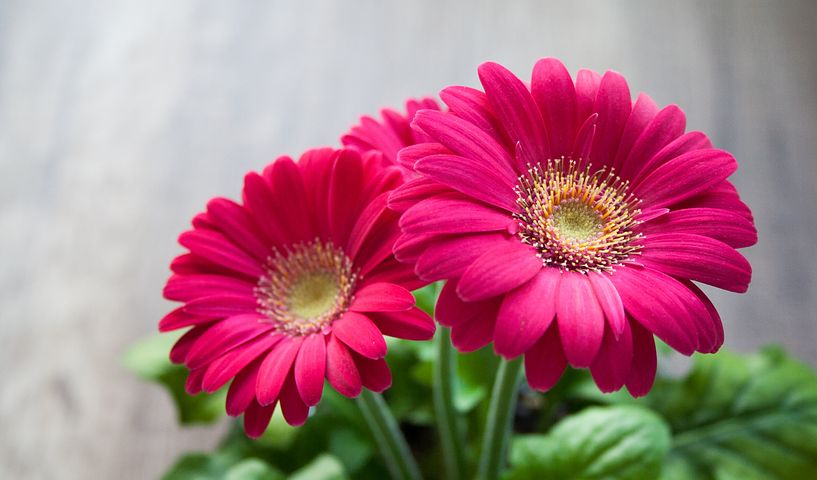
#> input picture data/flowers.png, 817 x 480 px
$ jupyter execute seconed_imge_preprocess.ipynb
#> lines starting #> are read from the running program, lines starting #| are printed output that depends on the picture
[cell 1]
import numpy as numpy
from  skimage.io import imread
import matplotlib.pyplot as plt
import skimage

[cell 2]
skimage.__version__

[cell 3]
img_flower=imread("./data/flowers.png")
#> img_flower is the input picture: shape (480, 817, 3); mean R, G, B 171, 118.4, 130.3

[cell 4]
plt.matshow(img_flower)
# مثل مو ملاحظين الصورةبتطاع مباشرة بنفس اللون بسبب انه
#functionality in skimge like matplot show the imge with original color without do slicing
#skimge direct acsses RGB

[cell 5]
#convert to BGR with slice
plt.matshow(img_flower[:,:,::-1],cmap='grey')
#no change with color when using cmap because the functionality of skimg lib
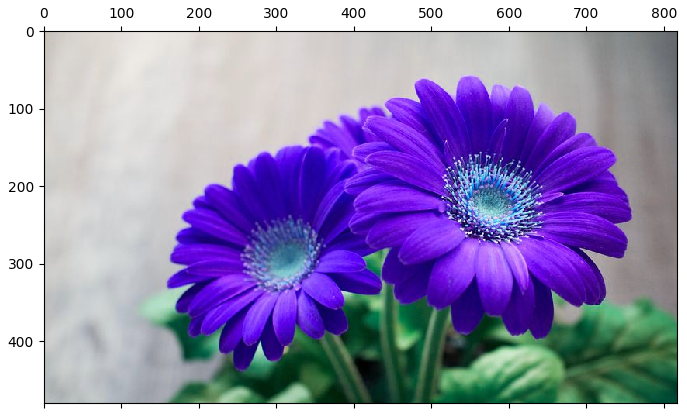
#> figure drawn by matplotlib, 1 panel; B, G, R data is drawn as R, G, B

[cell 6]
img_flower.shape
#> Out = (480, 817, 3)

[cell 7]
img_flower

[cell 8]
img_flower.max(),img_flower.min()
#> Out = (255, 0)


$ run again, with data/bean.png copied over data/flowers.png
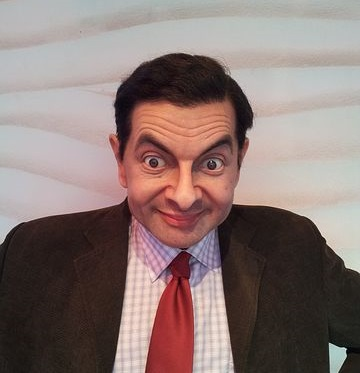
#> input picture data/bean.png, 360 x 373 px
#> img_flower is the input picture: shape (373, 360, 3); mean R, G, B 137.8, 119.3, 115.9
#> `[cell 5] #convert to BGR with slice plt.matshow(img_flower[:,:,::-1],c..`:
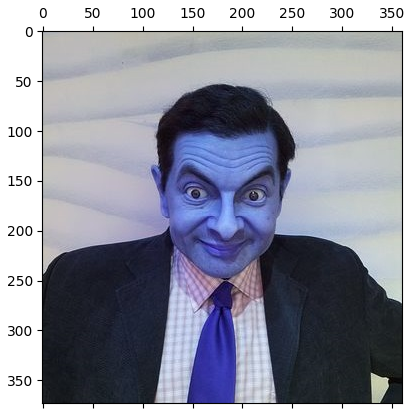
#> figure drawn by matplotlib, 1 panel; B, G, R data is drawn as R, G, B
#> `img_flower.max(),img_flower.min()`: Out = (255, 0)

$ run again, with data/bird.png copied over data/flowers.png
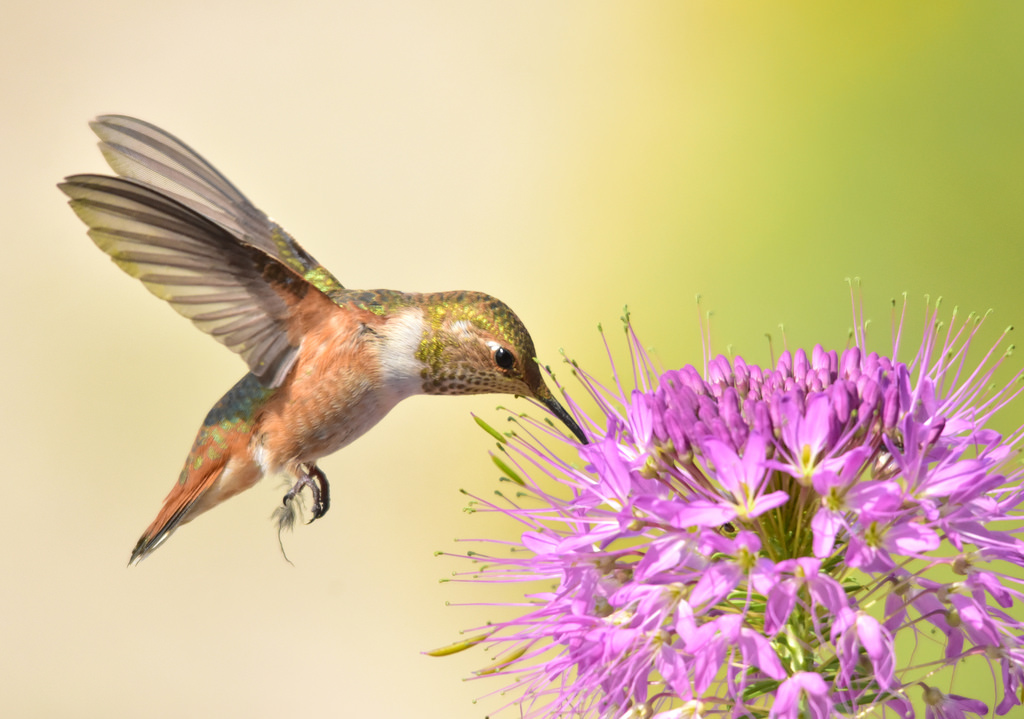
#> input picture data/bird.png, 1024 x 719 px
#> img_flower is the input picture: shape (719, 1024, 3); mean R, G, B 213.6, 189.4, 153.5
#> `[cell 5] #convert to BGR with slice plt.matshow(img_flower[:,:,::-1],c..`:
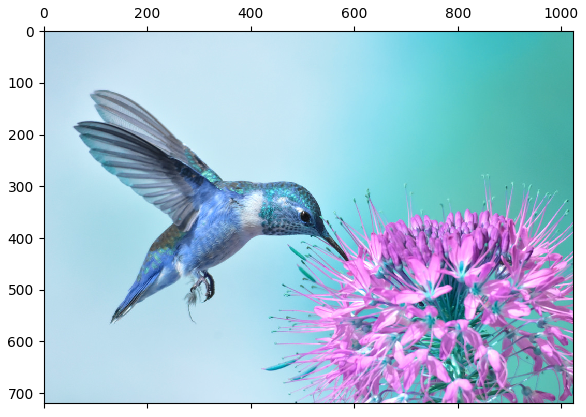
#> figure drawn by matplotlib, 1 panel; B, G, R data is drawn as R, G, B
#> `img_flower.max(),img_flower.min()`: Out = (255, 0)

$ run again, with data/bird2.png copied over data/flowers.png
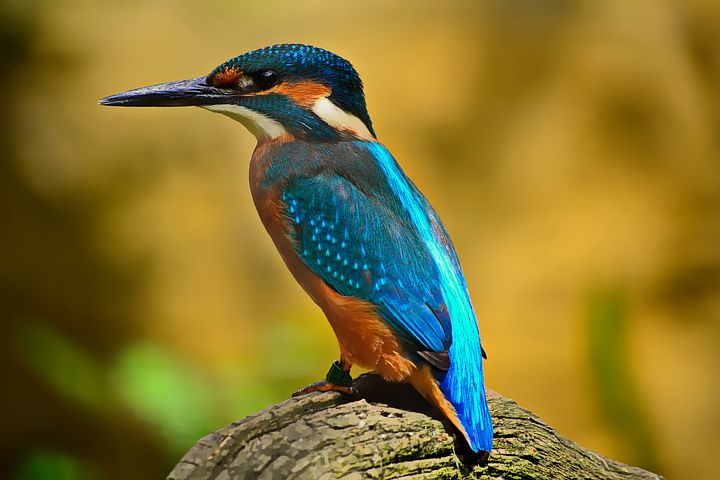
#> input picture data/bird2.png, 720 x 480 px
#> img_flower is the input picture: shape (480, 720, 3); mean R, G, B 132.8, 115.9, 46.8
#> `[cell 5] #convert to BGR with slice plt.matshow(img_flower[:,:,::-1],c..`:
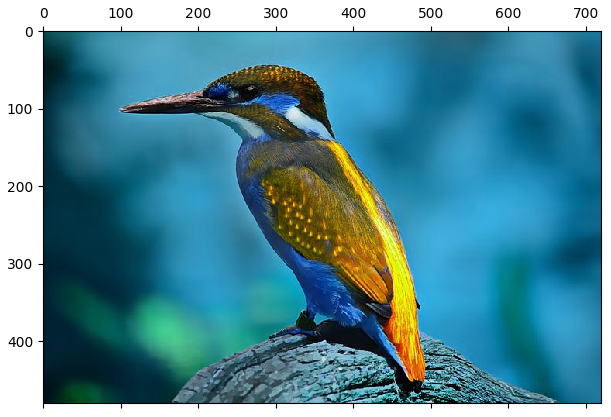
#> figure drawn by matplotlib, 1 panel; B, G, R data is drawn as R, G, B
#> `img_flower.max(),img_flower.min()`: Out = (255, 0)
